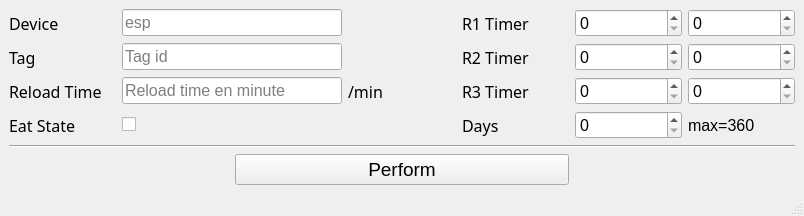
<?xml version="1.0" encoding="UTF-8"?>
<ui version="4.0">
 <class>insertWindow</class>
 <widget class="QMainWindow" name="insertWindow">
  <property name="geometry">
   <rect>
    <x>0</x>
    <y>0</y>
    <width>804</width>
    <height>204</height>
   </rect>
  </property>
  <property name="windowTitle">
   <string>Insert data window</string>
  </property>
  <widget class="QWidget" name="centralwidget">
   <layout class="QGridLayout" name="gridLayout_2">
    <item row="0" column="0">
     <layout class="QGridLayout" name="gridLayout">
      <item row="1" column="5">
       <widget class="QSpinBox" name="spinBox_3">
        <property name="font">
         <font>
          <pointsize>12</pointsize>
         </font>
        </property>
        <property name="maximum">
         <number>100000</number>
        </property>
       </widget>
      </item>
      <item row="2" column="6">
       <widget class="QSpinBox" name="spinBox_6">
        <property name="font">
         <font>
          <pointsize>12</pointsize>
         </font>
        </property>
        <property name="maximum">
         <number>100000</number>
        </property>
       </widget>
      </item>
      <item row="0" column="6">
       <widget class="QSpinBox" name="spinBox_2">
        <property name="font">
         <font>
          <pointsize>12</pointsize>
         </font>
        </property>
        <property name="maximum">
         <number>100000</number>
        </property>
       </widget>
      </item>
      <item row="0" column="4">
       <widget class="QLabel" name="label_5">
        <property name="font">
         <font>
          <family>Sitka Small</family>
          <pointsize>12</pointsize>
         </font>
        </property>
        <property name="text">
         <string>R1 Timer</string>
        </property>
       </widget>
      </item>
      <item row="2" column="3">
       <widget class="QLabel" name="label_9">
        <property name="font">
         <font>
          <family>Sitka Small</family>
          <pointsize>12</pointsize>
         </font>
        </property>
        <property name="text">
         <string>/min</string>
        </property>
       </widget>
      </item>
      <item row="1" column="0">
       <widget class="QLabel" name="label_2">
        <property name="font">
         <font>
          <family>Sitka Small</family>
          <pointsize>12</pointsize>
         </font>
        </property>
        <property name="text">
         <string>Tag</string>
        </property>
       </widget>
      </item>
      <item row="2" column="1" colspan="2">
       <widget class="QLineEdit" name="lineEdit_3">
        <property name="font">
         <font>
          <pointsize>12</pointsize>
         </font>
        </property>
        <property name="placeholderText">
         <string>Reload time en minute</string>
        </property>
       </widget>
      </item>
      <item row="1" column="1" colspan="2">
       <widget class="QLineEdit" name="lineEdit_2">
        <property name="font">
         <font>
          <pointsize>12</pointsize>
         </font>
        </property>
        <property name="placeholderText">
         <string>Tag id</string>
        </property>
       </widget>
      </item>
      <item row="3" column="5">
       <widget class="QSpinBox" name="spinBox_7">
        <property name="font">
         <font>
          <pointsize>12</pointsize>
         </font>
        </property>
        <property name="maximum">
         <number>360</number>
        </property>
       </widget>
      </item>
      <item row="2" column="5">
       <widget class="QSpinBox" name="spinBox_5">
        <property name="font">
         <font>
          <pointsize>12</pointsize>
         </font>
        </property>
        <property name="maximum">
         <number>100000</number>
        </property>
       </widget>
      </item>
      <item row="2" column="4">
       <widget class="QLabel" name="label_8">
        <property name="font">
         <font>
          <family>Sitka Small</family>
          <pointsize>12</pointsize>
         </font>
        </property>
        <property name="text">
         <string>R3 Timer</string>
        </property>
       </widget>
      </item>
      <item row="3" column="4">
       <widget class="QLabel" name="label_6">
        <property name="font">
         <font>
          <family>Sitka Small</family>
          <pointsize>12</pointsize>
         </font>
        </property>
        <property name="text">
         <string>Days</string>
        </property>
       </widget>
      </item>
      <item row="0" column="0">
       <widget class="QLabel" name="label">
        <property name="font">
         <font>
          <family>Sitka Small</family>
          <pointsize>12</pointsize>
         </font>
        </property>
        <property name="text">
         <string>Device</string>
        </property>
       </widget>
      </item>
      <item row="1" column="6">
       <widget class="QSpinBox" name="spinBox_4">
        <property name="font">
         <font>
          <pointsize>12</pointsize>
         </font>
        </property>
        <property name="maximum">
         <number>100000</number>
        </property>
       </widget>
      </item>
      <item row="0" column="1" colspan="2">
       <widget class="QLineEdit" name="lineEdit">
        <property name="font">
         <font>
          <pointsize>12</pointsize>
         </font>
        </property>
        <property name="placeholderText">
         <string>esp</string>
        </property>
       </widget>
      </item>
      <item row="3" column="0">
       <widget class="QLabel" name="label_4">
        <property name="font">
         <font>
          <family>Sitka Small</family>
          <pointsize>12</pointsize>
         </font>
        </property>
        <property name="text">
         <string>Eat State</string>
        </property>
       </widget>
      </item>
      <item row="0" column="5">
       <widget class="QSpinBox" name="spinBox">
        <property name="font">
         <font>
          <pointsize>12</pointsize>
         </font>
        </property>
        <property name="maximum">
         <number>100000</number>
        </property>
       </widget>
      </item>
      <item row="1" column="4">
       <widget class="QLabel" name="label_7">
        <property name="font">
         <font>
          <family>Sitka Small</family>
          <pointsize>12</pointsize>
         </font>
        </property>
        <property name="text">
         <string>R2 Timer</string>
        </property>
       </widget>
      </item>
      <item row="4" column="0" colspan="7">
       <widget class="Line" name="line">
        <property name="orientation">
         <enum>Qt::Horizontal</enum>
        </property>
       </widget>
      </item>
      <item row="3" column="1">
       <widget class="QCheckBox" name="checkBox">
        <property name="font">
         <font>
          <pointsize>12</pointsize>
         </font>
        </property>
        <property name="text">
         <string/>
        </property>
       </widget>
      </item>
      <item row="2" column="0">
       <widget class="QLabel" name="label_3">
        <property name="font">
         <font>
          <family>Sitka Small</family>
          <pointsize>12</pointsize>
         </font>
        </property>
        <property name="text">
         <string>Reload Time</string>
        </property>
       </widget>
      </item>
      <item row="5" column="2" colspan="3">
       <widget class="QPushButton" name="pushButton">
        <property name="font">
         <font>
          <pointsize>14</pointsize>
         </font>
        </property>
        <property name="text">
         <string>Perform</string>
        </property>
       </widget>
      </item>
      <item row="3" column="6">
       <widget class="QLabel" name="label_10">
        <property name="font">
         <font>
          <pointsize>12</pointsize>
         </font>
        </property>
        <property name="text">
         <string>max=360</string>
        </property>
       </widget>
      </item>
     </layout>
    </item>
   </layout>
  </widget>
  <widget class="QStatusBar" name="statusbar"/>
 </widget>
 <resources/>
 <connections/>
</ui>
